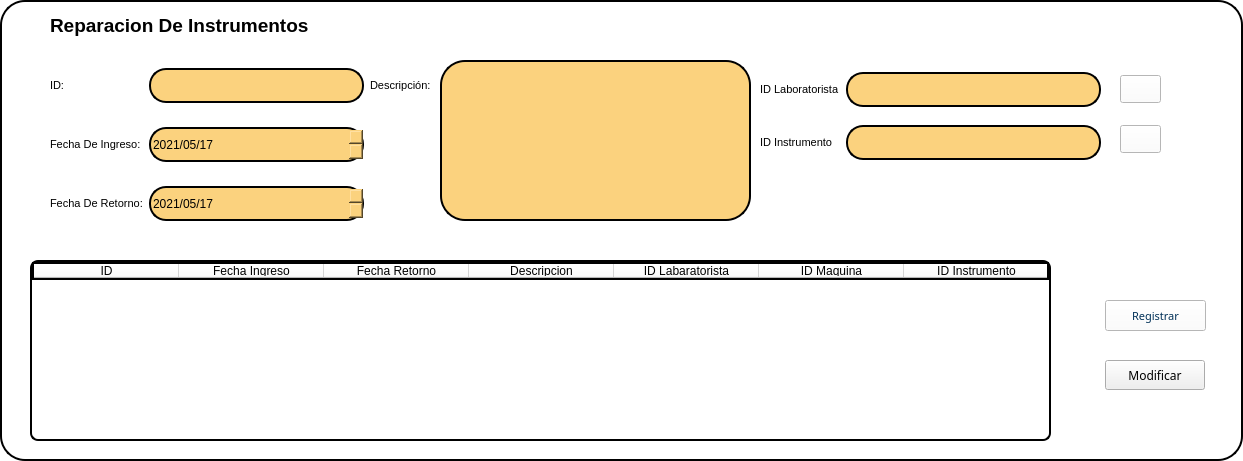
           <widget class="QFrame" name="frame_5">
            <property name="geometry">
             <rect>
              <x>0</x>
              <y>0</y>
              <width>1243</width>
              <height>461</height>
             </rect>
            </property>
            <property name="font">
             <font>
              <family>Arial</family>
             </font>
            </property>
            <property name="contextMenuPolicy">
             <enum>Qt::DefaultContextMenu</enum>
            </property>
            <property name="styleSheet">
             <string notr="true">QFrame{
border: 2px solid;
border-radius: 25px;
background: #ffffff;
}
QLineEdit{
Border: 2px solid black;
border-radius: 17px;
Background: #FBD27E;
}</string>
            </property>
            <property name="frameShape">
             <enum>QFrame::StyledPanel</enum>
            </property>
            <property name="frameShadow">
             <enum>QFrame::Raised</enum>
            </property>
            <widget class="QWidget" name="gridLayoutWidget_5">
             <property name="geometry">
              <rect>
               <x>50</x>
               <y>50</y>
               <width>381</width>
               <height>191</height>
              </rect>
             </property>
             <layout class="QGridLayout" name="gridLayout_6">
              <item row="1" column="0">
               <widget class="QLabel" name="label_54">
                <property name="font">
                 <font>
                  <family>Arial</family>
                  <pointsize>8</pointsize>
                 </font>
                </property>
                <property name="styleSheet">
                 <string notr="true">QLabel{
border: white;
}</string>
                </property>
                <property name="text">
                 <string>Fecha De Ingreso:</string>
                </property>
               </widget>
              </item>
              <item row="2" column="0">
               <widget class="QLabel" name="label_55">
                <property name="font">
                 <font>
                  <family>Arial</family>
                  <pointsize>8</pointsize>
                 </font>
                </property>
                <property name="styleSheet">
                 <string notr="true">QLabel{
border: white;
}</string>
                </property>
                <property name="text">
                 <string>Fecha De Retorno:</string>
                </property>
               </widget>
              </item>
              <item row="1" column="1">
               <widget class="QDateEdit" name="dateEdit_5">
                <property name="minimumSize">
                 <size>
                  <width>0</width>
                  <height>35</height>
                 </size>
                </property>
                <property name="font">
                 <font>
                  <family>Arial</family>
                 </font>
                </property>
                <property name="styleSheet">
                 <string notr="true">QDateEdit{
Border: 2px solid black;
Border-radius: 17px;
background:#FBD27E;
}</string>
                </property>
                <property name="maximumDate">
                 <date>
                  <year>3000</year>
                  <month>12</month>
                  <day>31</day>
                 </date>
                </property>
                <property name="minimumDate">
                 <date>
                  <year>2021</year>
                  <month>5</month>
                  <day>17</day>
                 </date>
                </property>
                <property name="displayFormat">
                 <string>yyyy/MM/d</string>
                </property>
               </widget>
              </item>
              <item row="2" column="1">
               <widget class="QDateEdit" name="dateEdit_6">
                <property name="minimumSize">
                 <size>
                  <width>0</width>
                  <height>35</height>
                 </size>
                </property>
                <property name="font">
                 <font>
                  <family>Arial</family>
                 </font>
                </property>
                <property name="styleSheet">
                 <string notr="true">QDateEdit{
Border: 2px solid black;
Border-radius: 17px;
background:#FBD27E;
}</string>
                </property>
                <property name="maximumDate">
                 <date>
                  <year>3000</year>
                  <month>12</month>
                  <day>31</day>
                 </date>
                </property>
                <property name="minimumDate">
                 <date>
                  <year>2021</year>
                  <month>5</month>
                  <day>17</day>
                 </date>
                </property>
                <property name="displayFormat">
                 <string>yyyy/MM/d</string>
                </property>
               </widget>
              </item>
              <item row="0" column="1">
               <widget class="QLineEdit" name="lineEdit_31">
                <property name="minimumSize">
                 <size>
                  <width>0</width>
                  <height>35</height>
                 </size>
                </property>
                <property name="font">
                 <font>
                  <family>Arial</family>
                 </font>
                </property>
                <property name="styleSheet">
                 <string notr="true"/>
                </property>
               </widget>
              </item>
              <item row="0" column="0">
               <widget class="QLabel" name="label_56">
                <property name="font">
                 <font>
                  <family>Arial</family>
                  <pointsize>8</pointsize>
                 </font>
                </property>
                <property name="styleSheet">
                 <string notr="true">QLabel{
border: white;
}</string>
                </property>
                <property name="text">
                 <string>ID:</string>
                </property>
               </widget>
              </item>
              <item row="0" column="4">
               <widget class="QLabel" name="label_57">
                <property name="font">
                 <font>
                  <family>Arial</family>
                  <pointsize>8</pointsize>
                 </font>
                </property>
                <property name="styleSheet">
                 <string notr="true">QLabel{
border: white;
}</string>
                </property>
                <property name="text">
                 <string>Descripción:</string>
                </property>
               </widget>
              </item>
             </layout>
            </widget>
            <widget class="QTextEdit" name="textEdit">
             <property name="geometry">
              <rect>
               <x>440</x>
               <y>60</y>
               <width>311</width>
               <height>161</height>
              </rect>
             </property>
             <property name="font">
              <font>
               <family>Arial</family>
              </font>
             </property>
             <property name="styleSheet">
              <string notr="true">QTextEdit{
background: #FBD27E;
}</string>
             </property>
            </widget>
            <widget class="QWidget" name="gridLayoutWidget_6">
             <property name="geometry">
              <rect>
               <x>760</x>
               <y>60</y>
               <width>341</width>
               <height>114</height>
              </rect>
             </property>
             <layout class="QGridLayout" name="gridLayout">
              <item row="1" column="0">
               <widget class="QLabel" name="label_58">
                <property name="font">
                 <font>
                  <family>Arial</family>
                  <pointsize>8</pointsize>
                 </font>
                </property>
                <property name="styleSheet">
                 <string notr="true">QLabel{
border: white;
}</string>
                </property>
                <property name="text">
                 <string>ID Instrumento</string>
                </property>
               </widget>
              </item>
              <item row="1" column="1">
               <widget class="QLineEdit" name="lineEdit_32">
                <property name="minimumSize">
                 <size>
                  <width>0</width>
                  <height>35</height>
                 </size>
                </property>
                <property name="font">
                 <font>
                  <family>Arial</family>
                 </font>
                </property>
                <property name="styleSheet">
                 <string notr="true"/>
                </property>
               </widget>
              </item>
              <item row="0" column="1">
               <widget class="QLineEdit" name="lineEdit_33">
                <property name="minimumSize">
                 <size>
                  <width>0</width>
                  <height>35</height>
                 </size>
                </property>
                <property name="font">
                 <font>
                  <family>Arial</family>
                 </font>
                </property>
                <property name="styleSheet">
                 <string notr="true"/>
                </property>
               </widget>
              </item>
              <item row="0" column="0">
               <widget class="QLabel" name="label_59">
                <property name="font">
                 <font>
                  <family>Arial</family>
                  <pointsize>8</pointsize>
                 </font>
                </property>
                <property name="styleSheet">
                 <string notr="true">QLabel{
border: white;
}</string>
                </property>
                <property name="text">
                 <string>ID Laboratorista</string>
                </property>
               </widget>
              </item>
             </layout>
            </widget>
            <widget class="QPushButton" name="pushButton_34">
             <property name="geometry">
              <rect>
               <x>1120</x>
               <y>75</y>
               <width>41</width>
               <height>28</height>
              </rect>
             </property>
             <property name="styleSheet">
              <string notr="true">QPushButton{
background: #ffffff;
}</string>
             </property>
             <property name="text">
              <string/>
             </property>
             <property name="icon">
              <iconset resource="resources.qrc">
               <normaloff>:/Icon/Recursos/Profile.png</normaloff>:/Icon/Recursos/Profile.png</iconset>
             </property>
             <property name="iconSize">
              <size>
               <width>30</width>
               <height>23</height>
              </size>
             </property>
            </widget>
            <widget class="QPushButton" name="pushButton_35">
             <property name="geometry">
              <rect>
               <x>1120</x>
               <y>125</y>
               <width>41</width>
               <height>28</height>
              </rect>
             </property>
             <property name="styleSheet">
              <string notr="true">QPushButton{
background: #ffffff;
}</string>
             </property>
             <property name="text">
              <string/>
             </property>
             <property name="icon">
              <iconset resource="resources.qrc">
               <normaloff>:/Icon/Recursos/IDM.png</normaloff>:/Icon/Recursos/IDM.png</iconset>
             </property>
             <property name="iconSize">
              <size>
               <width>30</width>
               <height>30</height>
              </size>
             </property>
            </widget>
            <widget class="QPushButton" name="pushButton_36">
             <property name="geometry">
              <rect>
               <x>1105</x>
               <y>300</y>
               <width>101</width>
               <height>31</height>
              </rect>
             </property>
             <property name="palette">
              <palette>
               <active>
                <colorrole role="WindowText">
                 <brush brushstyle="SolidPattern">
                  <color alpha="255">
                   <red>0</red>
                   <green>48</green>
                   <blue>87</blue>
                  </color>
                 </brush>
                </colorrole>
                <colorrole role="Button">
                 <brush brushstyle="SolidPattern">
                  <color alpha="255">
                   <red>255</red>
                   <green>255</green>
                   <blue>255</blue>
                  </color>
                 </brush>
                </colorrole>
                <colorrole role="Light">
                 <brush brushstyle="SolidPattern">
                  <color alpha="255">
                   <red>0</red>
                   <green>72</green>
                   <blue>131</blue>
                  </color>
                 </brush>
                </colorrole>
                <colorrole role="Midlight">
                 <brush brushstyle="SolidPattern">
                  <color alpha="255">
                   <red>0</red>
                   <green>60</green>
                   <blue>109</blue>
                  </color>
                 </brush>
                </colorrole>
                <colorrole role="Dark">
                 <brush brushstyle="SolidPattern">
                  <color alpha="255">
                   <red>0</red>
                   <green>24</green>
                   <blue>43</blue>
                  </color>
                 </brush>
                </colorrole>
                <colorrole role="Mid">
                 <brush brushstyle="SolidPattern">
                  <color alpha="255">
                   <red>0</red>
                   <green>32</green>
                   <blue>58</blue>
                  </color>
                 </brush>
                </colorrole>
                <colorrole role="Text">
                 <brush brushstyle="SolidPattern">
                  <color alpha="255">
                   <red>0</red>
                   <green>48</green>
                   <blue>87</blue>
                  </color>
                 </brush>
                </colorrole>
                <colorrole role="BrightText">
                 <brush brushstyle="SolidPattern">
                  <color alpha="255">
                   <red>255</red>
                   <green>255</green>
                   <blue>255</blue>
                  </color>
                 </brush>
                </colorrole>
                <colorrole role="ButtonText">
                 <brush brushstyle="SolidPattern">
                  <color alpha="255">
                   <red>0</red>
                   <green>48</green>
                   <blue>87</blue>
                  </color>
                 </brush>
                </colorrole>
                <colorrole role="Base">
                 <brush brushstyle="SolidPattern">
                  <color alpha="255">
                   <red>255</red>
                   <green>255</green>
                   <blue>255</blue>
                  </color>
                 </brush>
                </colorrole>
                <colorrole role="Window">
                 <brush brushstyle="SolidPattern">
                  <color alpha="255">
                   <red>255</red>
                   <green>255</green>
                   <blue>255</blue>
                  </color>
                 </brush>
                </colorrole>
                <colorrole role="Shadow">
                 <brush brushstyle="SolidPattern">
                  <color alpha="255">
                   <red>0</red>
                   <green>0</green>
                   <blue>0</blue>
                  </color>
                 </brush>
                </colorrole>
                <colorrole role="AlternateBase">
                 <brush brushstyle="SolidPattern">
                  <color alpha="255">
                   <red>0</red>
                   <green>24</green>
                   <blue>43</blue>
                  </color>
                 </brush>
                </colorrole>
                <colorrole role="ToolTipBase">
                 <brush brushstyle="SolidPattern">
                  <color alpha="255">
                   <red>255</red>
                   <green>255</green>
                   <blue>220</blue>
                  </color>
                 </brush>
                </colorrole>
                <colorrole role="ToolTipText">
                 <brush brushstyle="SolidPattern">
                  <color alpha="255">
                   <red>0</red>
                   <green>0</green>
                   <blue>0</blue>
                  </color>
                 </brush>
                </colorrole>
               </active>
               <inactive>
                <colorrole role="WindowText">
                 <brush brushstyle="SolidPattern">
                  <color alpha="255">
                   <red>0</red>
                   <green>48</green>
                   <blue>87</blue>
                  </color>
                 </brush>
                </colorrole>
                <colorrole role="Button">
                 <brush brushstyle="SolidPattern">
                  <color alpha="255">
                   <red>255</red>
                   <green>255</green>
                   <blue>255</blue>
                  </color>
                 </brush>
                </colorrole>
                <colorrole role="Light">
                 <brush brushstyle="SolidPattern">
                  <color alpha="255">
                   <red>0</red>
                   <green>72</green>
                   <blue>131</blue>
                  </color>
                 </brush>
                </colorrole>
                <colorrole role="Midlight">
                 <brush brushstyle="SolidPattern">
                  <color alpha="255">
                   <red>0</red>
                   <green>60</green>
                   <blue>109</blue>
                  </color>
                 </brush>
                </colorrole>
                <colorrole role="Dark">
                 <brush brushstyle="SolidPattern">
                  <color alpha="255">
                   <red>0</red>
                   <green>24</green>
                   <blue>43</blue>
                  </color>
                 </brush>
                </colorrole>
                <colorrole role="Mid">
                 <brush brushstyle="SolidPattern">
                  <color alpha="255">
                   <red>0</red>
                   <green>32</green>
                   <blue>58</blue>
                  </color>
                 </brush>
                </colorrole>
                <colorrole role="Text">
                 <brush brushstyle="SolidPattern">
                  <color alpha="255">
                   <red>0</red>
                   <green>48</green>
                   <blue>87</blue>
                  </color>
                 </brush>
                </colorrole>
                <colorrole role="BrightText">
                 <brush brushstyle="SolidPattern">
                  <color alpha="255">
                   <red>255</red>
                   <green>255</green>
                   <blue>255</blue>
                  </color>
                 </brush>
                </colorrole>
                <colorrole role="ButtonText">
                 <brush brushstyle="SolidPattern">
                  <color alpha="255">
                   <red>0</red>
                   <green>48</green>
                   <blue>87</blue>
                  </color>
                 </brush>
                </colorrole>
                <colorrole role="Base">
                 <brush brushstyle="SolidPattern">
                  <color alpha="255">
                   <red>255</red>
                   <green>255</green>
                   <blue>255</blue>
                  </color>
                 </brush>
                </colorrole>
                <colorrole role="Window">
                 <brush brushstyle="SolidPattern">
                  <color alpha="255">
                   <red>255</red>
                   <green>255</green>
                   <blue>255</blue>
                  </color>
                 </brush>
                </colorrole>
                <colorrole role="Shadow">
                 <brush brushstyle="SolidPattern">
                  <color alpha="255">
                   <red>0</red>
                   <green>0</green>
                   <blue>0</blue>
                  </color>
                 </brush>
                </colorrole>
                <colorrole role="AlternateBase">
                 <brush brushstyle="SolidPattern">
                  <color alpha="255">
                   <red>0</red>
                   <green>24</green>
                   <blue>43</blue>
                  </color>
                 </brush>
                </colorrole>
                <colorrole role="ToolTipBase">
                 <brush brushstyle="SolidPattern">
                  <color alpha="255">
                   <red>255</red>
                   <green>255</green>
                   <blue>220</blue>
                  </color>
                 </brush>
                </colorrole>
                <colorrole role="ToolTipText">
                 <brush brushstyle="SolidPattern">
                  <color alpha="255">
                   <red>0</red>
                   <green>0</green>
                   <blue>0</blue>
                  </color>
                 </brush>
                </colorrole>
               </inactive>
               <disabled>
                <colorrole role="WindowText">
                 <brush brushstyle="SolidPattern">
                  <color alpha="255">
                   <red>0</red>
                   <green>24</green>
                   <blue>43</blue>
                  </color>
                 </brush>
                </colorrole>
                <colorrole role="Button">
                 <brush brushstyle="SolidPattern">
                  <color alpha="255">
                   <red>255</red>
                   <green>255</green>
                   <blue>255</blue>
                  </color>
                 </brush>
                </colorrole>
                <colorrole role="Light">
                 <brush brushstyle="SolidPattern">
                  <color alpha="255">
                   <red>0</red>
                   <green>72</green>
                   <blue>131</blue>
                  </color>
                 </brush>
                </colorrole>
                <colorrole role="Midlight">
                 <brush brushstyle="SolidPattern">
                  <color alpha="255">
                   <red>0</red>
                   <green>60</green>
                   <blue>109</blue>
                  </color>
                 </brush>
                </colorrole>
                <colorrole role="Dark">
                 <brush brushstyle="SolidPattern">
                  <color alpha="255">
                   <red>0</red>
                   <green>24</green>
                   <blue>43</blue>
                  </color>
                 </brush>
                </colorrole>
                <colorrole role="Mid">
                 <brush brushstyle="SolidPattern">
                  <color alpha="255">
                   <red>0</red>
                   <green>32</green>
                   <blue>58</blue>
                  </color>
                 </brush>
                </colorrole>
                <colorrole role="Text">
                 <brush brushstyle="SolidPattern">
                  <color alpha="255">
                   <red>0</red>
                   <green>24</green>
                   <blue>43</blue>
                  </color>
                 </brush>
                </colorrole>
                <colorrole role="BrightText">
                 <brush brushstyle="SolidPattern">
                  <color alpha="255">
                   <red>255</red>
                   <green>255</green>
                   <blue>255</blue>
                  </color>
                 </brush>
                </colorrole>
                <colorrole role="ButtonText">
                 <brush brushstyle="SolidPattern">
                  <color alpha="255">
                   <red>0</red>
                   <green>24</green>
                   <blue>43</blue>
                  </color>
                 </brush>
                </colorrole>
                <colorrole role="Base">
                 <brush brushstyle="SolidPattern">
                  <color alpha="255">
                   <red>255</red>
                   <green>255</green>
                   <blue>255</blue>
                  </color>
                 </brush>
                </colorrole>
                <colorrole role="Window">
                 <brush brushstyle="SolidPattern">
                  <color alpha="255">
                   <red>255</red>
                   <green>255</green>
                   <blue>255</blue>
                  </color>
                 </brush>
                </colorrole>
                <colorrole role="Shadow">
                 <brush brushstyle="SolidPattern">
                  <color alpha="255">
                   <red>0</red>
                   <green>0</green>
                   <blue>0</blue>
                  </color>
                 </brush>
                </colorrole>
                <colorrole role="AlternateBase">
                 <brush brushstyle="SolidPattern">
                  <color alpha="255">
                   <red>0</red>
                   <green>48</green>
                   <blue>87</blue>
                  </color>
                 </brush>
                </colorrole>
                <colorrole role="ToolTipBase">
                 <brush brushstyle="SolidPattern">
                  <color alpha="255">
                   <red>255</red>
                   <green>255</green>
                   <blue>220</blue>
                  </color>
                 </brush>
                </colorrole>
                <colorrole role="ToolTipText">
                 <brush brushstyle="SolidPattern">
                  <color alpha="255">
                   <red>0</red>
                   <green>0</green>
                   <blue>0</blue>
                  </color>
                 </brush>
                </colorrole>
               </disabled>
              </palette>
             </property>
             <property name="font">
              <font>
               <family>Montserrat</family>
               <pointsize>8</pointsize>
              </font>
             </property>
             <property name="mouseTracking">
              <bool>false</bool>
             </property>
             <property name="text">
              <string>Registrar</string>
             </property>
             <property name="icon">
              <iconset resource="resources.qrc">
               <normaloff>:/Icon/Recursos/Registrar.png</normaloff>:/Icon/Recursos/Registrar.png</iconset>
             </property>
             <property name="iconSize">
              <size>
               <width>100</width>
               <height>44</height>
              </size>
             </property>
             <property name="autoDefault">
              <bool>false</bool>
             </property>
             <property name="default">
              <bool>false</bool>
             </property>
            </widget>
            <widget class="QPushButton" name="pushButton_37">
             <property name="geometry">
              <rect>
               <x>1105</x>
               <y>360</y>
               <width>100</width>
               <height>30</height>
              </rect>
             </property>
             <property name="font">
              <font>
               <family>Montserrat</family>
              </font>
             </property>
             <property name="mouseTracking">
              <bool>false</bool>
             </property>
             <property name="text">
              <string>Modificar</string>
             </property>
             <property name="icon">
              <iconset resource="resources.qrc">
               <normaloff>:/Icon/Recursos/Modificar.png</normaloff>:/Icon/Recursos/Modificar.png</iconset>
             </property>
             <property name="iconSize">
              <size>
               <width>100</width>
               <height>44</height>
              </size>
             </property>
             <property name="autoDefault">
              <bool>false</bool>
             </property>
             <property name="default">
              <bool>false</bool>
             </property>
            </widget>
            <widget class="QTableWidget" name="TInstrumentoReparacion">
             <property name="geometry">
              <rect>
               <x>30</x>
               <y>260</y>
               <width>1021</width>
               <height>181</height>
              </rect>
             </property>
             <property name="styleSheet">
              <string notr="true">QTableWidget{
border-radius: 8px 
}</string>
             </property>
             <attribute name="horizontalHeaderDefaultSectionSize">
              <number>145</number>
             </attribute>
             <column>
              <property name="text">
               <string>ID</string>
              </property>
             </column>
             <column>
              <property name="text">
               <string>Fecha Ingreso</string>
              </property>
             </column>
             <column>
              <property name="text">
               <string>Fecha Retorno</string>
              </property>
             </column>
             <column>
              <property name="text">
               <string>Descripcion</string>
              </property>
             </column>
             <column>
              <property name="text">
               <string>ID Labaratorista</string>
              </property>
             </column>
             <column>
              <property name="text">
               <string>ID Maquina</string>
              </property>
             </column>
             <column>
              <property name="text">
               <string>ID Instrumento</string>
              </property>
             </column>
            </widget>
            <widget class="QLabel" name="label_72">
             <property name="geometry">
              <rect>
               <x>50</x>
               <y>10</y>
               <width>321</width>
               <height>31</height>
              </rect>
             </property>
             <property name="font">
              <font>
               <family>Arial</family>
               <pointsize>14</pointsize>
               <weight>75</weight>
               <bold>true</bold>
              </font>
             </property>
             <property name="styleSheet">
              <string notr="true">QLabel{
border: white;
}</string>
             </property>
             <property name="text">
              <string>Reparacion De Instrumentos</string>
             </property>
            </widget>
           </widget>
